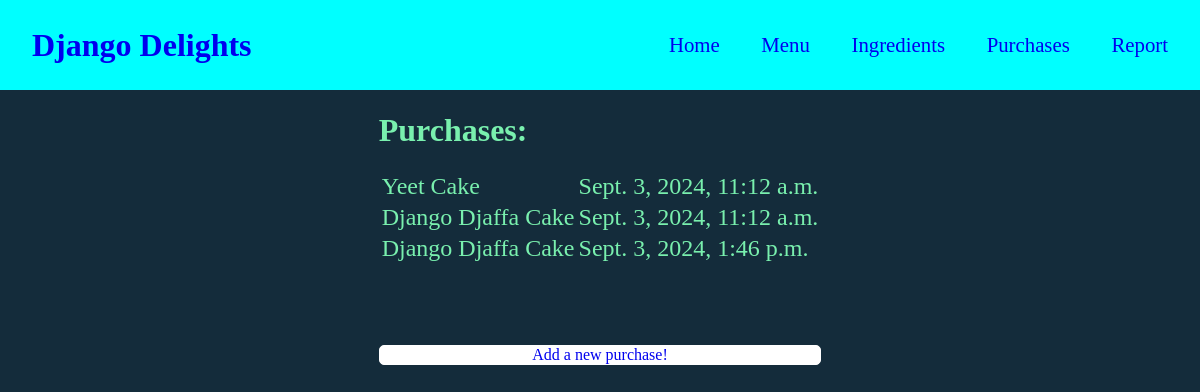
The page /purchases/ on the database as committed earlier.
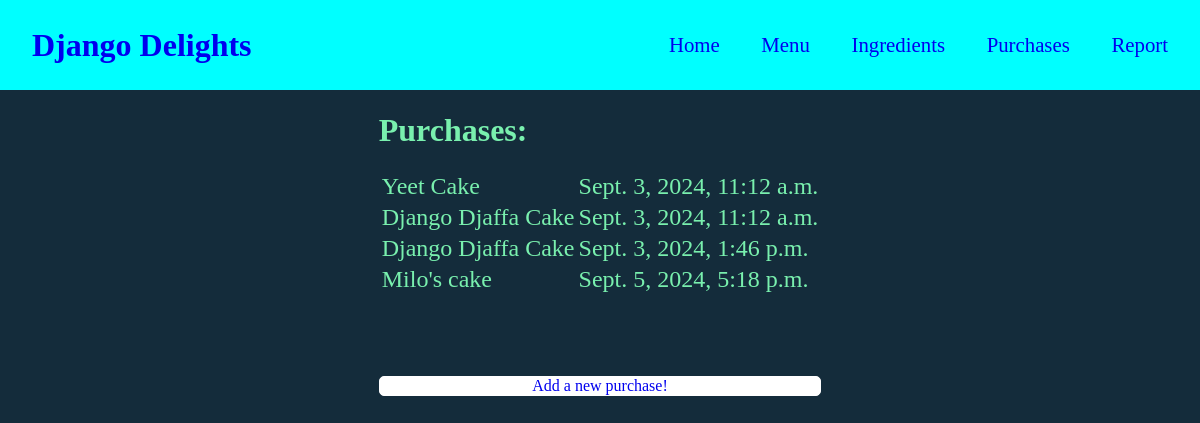
The same page on the database as committed later.
### delights/models.py (models this page shows, shortened)
class Purchase(models.Model):
    date = models.DateTimeField(auto_now_add=True)
    menuitem = models.ForeignKey(MenuItem, on_delete=models.CASCADE, verbose_name= 'Menu Item')

class MenuItem(models.Model):
    menuitem = models.CharField(max_length=100, verbose_name= 'Menu Item')
    menprice = models.FloatField(verbose_name= 'Menu Price')
    class Meta:
        constraints = [
            models.UniqueConstraint(fields=['menuitem'], name='unique_menuitem')
        ]
    def __str__(self):
        return self.menuitem

### delights/views.py (the view)
# urls.py: path('purchases/', PurchaseView.as_view(), name='purchases'),
class PurchaseView(ListView):
    model = Purchase
    template_name = "delights/purchases.html"
    context_object_name = "purchases"

### delights/templates/delights/purchases.html
{% extends "delights/base.html" %}
{% block content %}
<div class= "purchase-content">
<h1>Purchases: </h1>
<table class="table">
    {% for purchase in purchases %}
    <tr>
        <td> {{ purchase.menuitem }}</td>
        <td> {{ purchase.date }}</td>
    </tr>
    {% endfor %}
</table>
<a class= "add-button" href="{% url 'add_purchase' %}">Add a new purchase!</a>
</div>
{% endblock %}

Rows that differ between the two databases and show on the page:
added Purchase: menuitem "Milo's cake", date "Sept. 5, 2024, 5:18 p.m."
